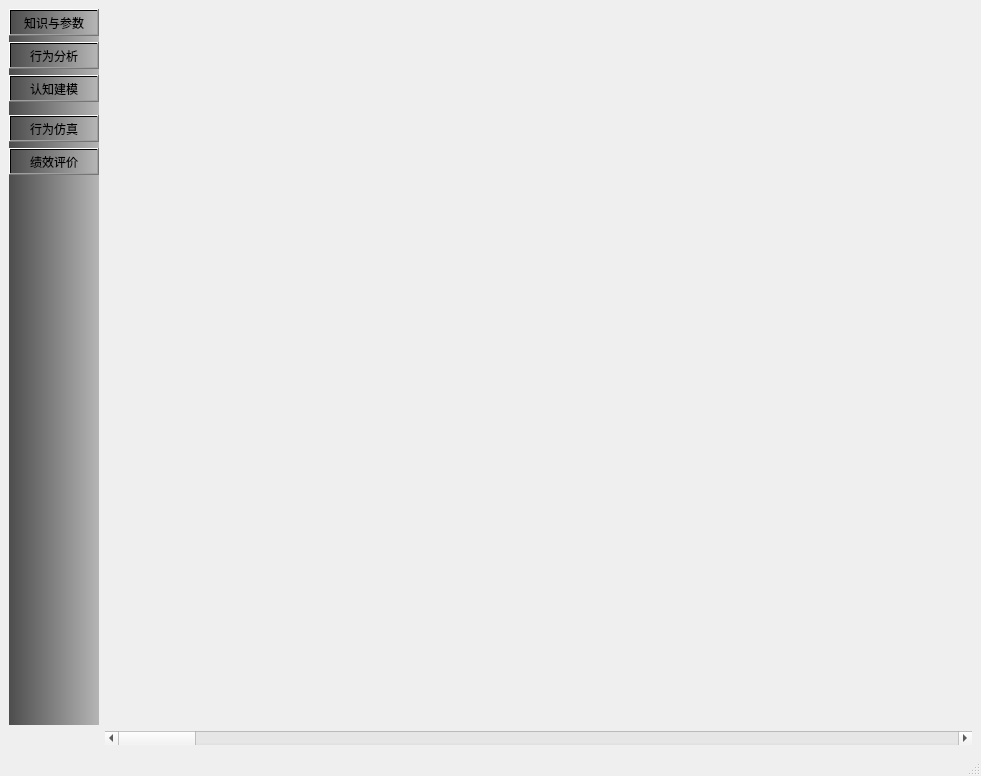
<?xml version="1.0" encoding="UTF-8"?>
<ui version="4.0">
 <class>MainWindow</class>
 <widget class="QMainWindow" name="MainWindow">
  <property name="geometry">
   <rect>
    <x>0</x>
    <y>0</y>
    <width>981</width>
    <height>776</height>
   </rect>
  </property>
  <property name="windowTitle">
   <string>MainWindow</string>
  </property>
  <widget class="QWidget" name="centralwidget">
   <layout class="QGridLayout" name="gridLayout_3">
    <item row="0" column="0">
     <widget class="QWidget" name="sideBar" native="true">
      <property name="sizePolicy">
       <sizepolicy hsizetype="Fixed" vsizetype="Preferred">
        <horstretch>0</horstretch>
        <verstretch>0</verstretch>
       </sizepolicy>
      </property>
      <property name="minimumSize">
       <size>
        <width>90</width>
        <height>0</height>
       </size>
      </property>
      <property name="styleSheet">
       <string notr="true">background-color:qlineargradient(spread:pad, x1:0, y1:0, x2:1, y2:0, stop:0 rgba(77, 77, 77, 255), stop:1 rgba(181, 181, 181, 255))</string>
      </property>
      <property name="class" stdset="0">
       <string>SideBar</string>
      </property>
      <layout class="QGridLayout" name="gridLayout_2">
       <property name="leftMargin">
        <number>0</number>
       </property>
       <property name="topMargin">
        <number>0</number>
       </property>
       <property name="rightMargin">
        <number>0</number>
       </property>
       <property name="bottomMargin">
        <number>0</number>
       </property>
       <item row="2" column="0">
        <widget class="QToolButton" name="toolButton_2">
         <property name="sizePolicy">
          <sizepolicy hsizetype="Expanding" vsizetype="Fixed">
           <horstretch>0</horstretch>
           <verstretch>0</verstretch>
          </sizepolicy>
         </property>
         <property name="text">
          <string>行为分析</string>
         </property>
         <property name="icon">
          <iconset resource="../SUBCMS/resources.qrc">
           <normaloff>:/images/resources/button-4.png</normaloff>:/images/resources/button-4.png</iconset>
         </property>
         <property name="iconSize">
          <size>
           <width>64</width>
           <height>64</height>
          </size>
         </property>
         <property name="toolButtonStyle">
          <enum>Qt::ToolButtonTextUnderIcon</enum>
         </property>
        </widget>
       </item>
       <item row="7" column="0">
        <spacer name="verticalSpacer">
         <property name="orientation">
          <enum>Qt::Vertical</enum>
         </property>
         <property name="sizeHint" stdset="0">
          <size>
           <width>20</width>
           <height>40</height>
          </size>
         </property>
        </spacer>
       </item>
       <item row="4" column="0">
        <widget class="QWidget" name="widget" native="true">
         <property name="minimumSize">
          <size>
           <width>0</width>
           <height>1</height>
          </size>
         </property>
         <property name="maximumSize">
          <size>
           <width>16777215</width>
           <height>1</height>
          </size>
         </property>
         <property name="class" stdset="0">
          <string>Separator</string>
         </property>
        </widget>
       </item>
       <item row="3" column="0">
        <widget class="QToolButton" name="toolButton_3">
         <property name="sizePolicy">
          <sizepolicy hsizetype="Expanding" vsizetype="Fixed">
           <horstretch>0</horstretch>
           <verstretch>0</verstretch>
          </sizepolicy>
         </property>
         <property name="text">
          <string>认知建模</string>
         </property>
         <property name="icon">
          <iconset resource="../SUBCMS/resources.qrc">
           <normaloff>:/images/resources/button-5.png</normaloff>:/images/resources/button-5.png</iconset>
         </property>
         <property name="iconSize">
          <size>
           <width>64</width>
           <height>64</height>
          </size>
         </property>
         <property name="toolButtonStyle">
          <enum>Qt::ToolButtonTextUnderIcon</enum>
         </property>
        </widget>
       </item>
       <item row="5" column="0">
        <widget class="QToolButton" name="toolButton_4">
         <property name="sizePolicy">
          <sizepolicy hsizetype="Expanding" vsizetype="Fixed">
           <horstretch>0</horstretch>
           <verstretch>0</verstretch>
          </sizepolicy>
         </property>
         <property name="focusPolicy">
          <enum>Qt::NoFocus</enum>
         </property>
         <property name="text">
          <string>行为仿真</string>
         </property>
         <property name="icon">
          <iconset resource="../SUBCMS/resources.qrc">
           <normaloff>:/images/resources/button-3.png</normaloff>:/images/resources/button-3.png</iconset>
         </property>
         <property name="iconSize">
          <size>
           <width>64</width>
           <height>64</height>
          </size>
         </property>
         <property name="toolButtonStyle">
          <enum>Qt::ToolButtonTextUnderIcon</enum>
         </property>
        </widget>
       </item>
       <item row="6" column="0">
        <widget class="QToolButton" name="toolButton_5">
         <property name="sizePolicy">
          <sizepolicy hsizetype="Expanding" vsizetype="Fixed">
           <horstretch>0</horstretch>
           <verstretch>0</verstretch>
          </sizepolicy>
         </property>
         <property name="text">
          <string>绩效评价</string>
         </property>
         <property name="icon">
          <iconset resource="../SUBCMS/resources.qrc">
           <normaloff>:/images/resources/button-1.png</normaloff>:/images/resources/button-1.png</iconset>
         </property>
         <property name="iconSize">
          <size>
           <width>64</width>
           <height>64</height>
          </size>
         </property>
         <property name="toolButtonStyle">
          <enum>Qt::ToolButtonTextUnderIcon</enum>
         </property>
        </widget>
       </item>
       <item row="1" column="0">
        <widget class="QToolButton" name="toolButton_1">
         <property name="sizePolicy">
          <sizepolicy hsizetype="Expanding" vsizetype="Fixed">
           <horstretch>0</horstretch>
           <verstretch>0</verstretch>
          </sizepolicy>
         </property>
         <property name="text">
          <string>知识与参数</string>
         </property>
         <property name="icon">
          <iconset resource="../SUBCMS/resources.qrc">
           <normaloff>:/images/resources/button-2.png</normaloff>:/images/resources/button-2.png</iconset>
         </property>
         <property name="iconSize">
          <size>
           <width>64</width>
           <height>64</height>
          </size>
         </property>
         <property name="toolButtonStyle">
          <enum>Qt::ToolButtonTextUnderIcon</enum>
         </property>
        </widget>
       </item>
      </layout>
      <zorder>toolButton_5</zorder>
      <zorder>toolButton_2</zorder>
      <zorder>widget</zorder>
      <zorder>toolButton_1</zorder>
      <zorder>toolButton_3</zorder>
      <zorder>toolButton_4</zorder>
     </widget>
    </item>
    <item row="0" column="1">
     <layout class="QGridLayout" name="gridLayout"/>
    </item>
    <item row="1" column="1">
     <widget class="QScrollBar" name="horizontalScrollBar">
      <property name="orientation">
       <enum>Qt::Horizontal</enum>
      </property>
     </widget>
    </item>
   </layout>
  </widget>
  <widget class="QMenuBar" name="menubar">
   <property name="geometry">
    <rect>
     <x>0</x>
     <y>0</y>
     <width>981</width>
     <height>26</height>
    </rect>
   </property>
  </widget>
  <widget class="QStatusBar" name="statusbar"/>
 </widget>
 <resources>
  <include location="../SUBCMS/resources.qrc"/>
 </resources>
 <connections/>
</ui>
